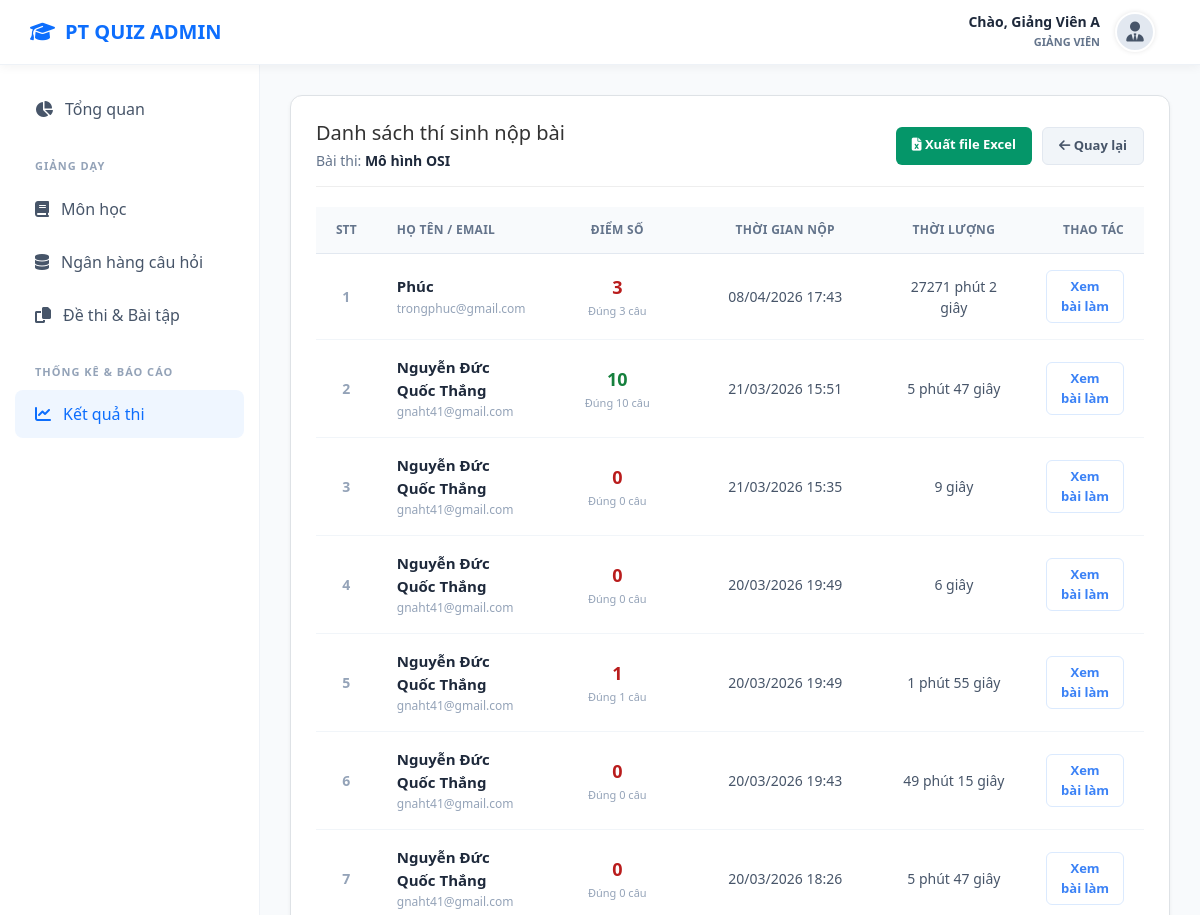
/index.php?act=ketqua-thi&id_baithi=37 (signed in, upper part), run on an earlier commit of the app's database.
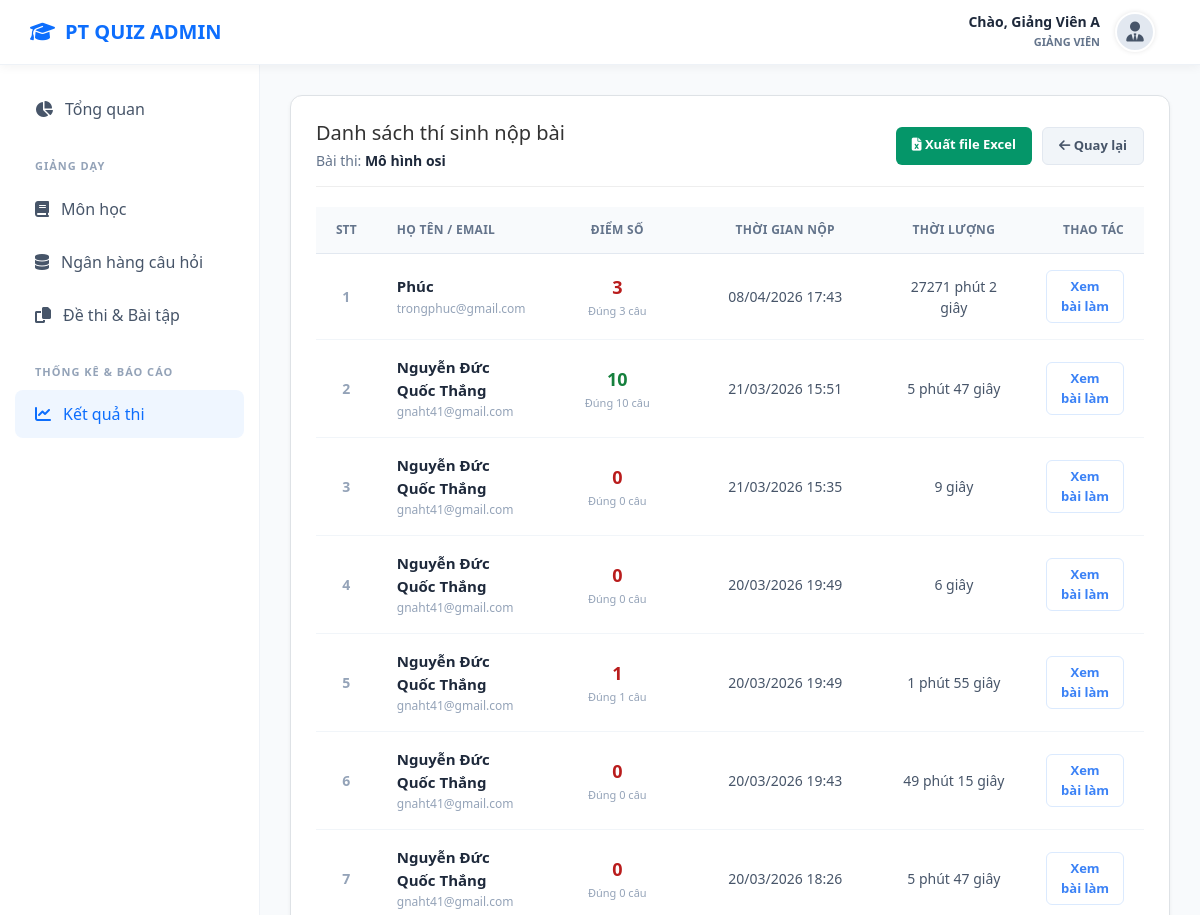
And on a later commit of the database.
### tables this page shows
CREATE TABLE `baithi` (
  `id_baithi` int(11) NOT NULL,
  `id_monhoc` int(11) DEFAULT NULL,
  `ten_baithi` varchar(255) DEFAULT NULL,
  `mieuta` text DEFAULT NULL,
  `tongcauhoi` int(11) DEFAULT NULL,
  `thoigianlam` int(11) DEFAULT NULL,
  `thoigianbatdau` datetime DEFAULT NULL,
  `thoigianketthuc` datetime DEFAULT NULL,
  `trangthai` varchar(50) DEFAULT NULL,
  `xao_tron` tinyint(1) NOT NULL DEFAULT 0,
  `hien_dapan` tinyint(1) DEFAULT 0,
  `ngaytao` datetime DEFAULT NULL
);

### controller/giangvien/ketqua.controller.php (called while the page is built, shortened)
<?php
require_once __DIR__ . "/../../model/giangvien/ketqua.model.php";
function ketqua_index() {
    $id_giangvien = $_SESSION['user']['id_nguoidung'] ?? 0;
    if (isset($_GET['id_baithi'])) {
        $id_baithi = (int)$_GET['id_baithi'];
        $submissions = get_exam_submissions($id_baithi);
        $conn = Database::connect();
        $stmt = $conn->prepare("SELECT ten_baithi FROM baithi WHERE id_baithi = ?");
        $stmt->bind_param("i", $id_baithi);
        $stmt->execute();
        $baithi = $stmt->get_result()->fetch_assoc();
        return [
            'id_baithi' => $id_baithi,
            'title' => "Kết quả: " . ($baithi['ten_baithi'] ?? '---'),
            'view' => "views/giangvien/ketqua/submissions.php",
            'data' => $submissions,
            'baithi' => $baithi
        ];
    }
    $list_baithi = get_exam_results_summary($id_giangvien);
    return [
        'title' => "Kết quả thi",
        'view' => "views/giangvien/ketqua/list.php",
        'data' => $list_baithi
    ];
}

### model/giangvien/ketqua.model.php (called while the page is built, shortened)
<?php
function get_exam_submissions($id_baithi) {
    $conn = Database::connect();
    $sql = "SELECT
                l.id_lanthi,
                l.id_nguoidung,
                n.ten as ten_thisinh,
                n.email as email_thisinh,
                l.diem,
                l.socaudung,
                l.thoigianbatdau,
                l.thoigiannop,
                TIMESTAMPDIFF(SECOND, l.thoigianbatdau, l.thoigiannop) as thoi_gian_lam_giay
            FROM lanthi l
            JOIN nguoidung n ON l.id_nguoidung = n.id_nguoidung
            WHERE l.id_baithi = ? AND l.trangthai = 'done'
            ORDER BY l.thoigiannop DESC";
    $stmt = $conn->prepare($sql);
    $stmt->bind_param("i", $id_baithi);
    $stmt->execute();
    $result = $stmt->get_result();
    $data = $result->fetch_all(MYSQLI_ASSOC);
    return $data;
}

### views/giangvien/ketqua/submissions.php (the view)
<div class="card" style="background: white; padding: 25px; border-radius: 12px; border: 1px solid #dee2e6; box-shadow: 0 2px 4px rgba(0,0,0,0.05);">
    <div style="display: flex; justify-content: space-between; align-items: center; margin-bottom: 20px; padding-bottom: 15px; border-bottom: 1px solid #eee;">
        <div>
            <h2 style="margin: 0; color: #333; font-size: 20px;">Danh sách thí sinh nộp bài</h2>
            <div style="margin-top: 5px; color: #64748b; font-size: 14px;">
                Bài thi: <strong style="color: #1e293b;"><?= htmlspecialchars($baithi['ten_baithi'] ?? '---') ?></strong>
            </div>
        </div>
        <div style="display:flex; gap:10px;">
            <a href="api/ketqua/export-excel?id_baithi=<?= $id_baithi ?>"
               style="background:#059669; color:white; padding:8px 16px; border-radius:6px; text-decoration:none; font-size:13px; font-weight:600; border:none;">
               <i class="fas fa-file-excel"></i> Xuất file Excel
            </a>
            <a href="index.php?act=ketqua-thi"
               style="background:#f1f5f9; color:#475569; padding:8px 16px; border-radius:6px; text-decoration:none; font-size:13px; font-weight:600; border:1px solid #e2e8f0;">
               <i class="fas fa-arrow-left"></i> Quay lại
            </a>
        </div>
    </div>
    <table style="width: 100%; border-collapse: collapse;">
        <thead>
            <tr style="background: #f8fafc; border-bottom: 1px solid #e2e8f0;">
                <th style="padding: 14px 20px; text-align: center; color:#64748b; font-size:12px; font-weight:600; text-transform:uppercase; width:60px;">STT</th>
                <th style="padding: 14px 20px; text-align: left; color:#64748b; font-size:12px; font-weight:600; text-transform:uppercase; letter-spacing:0.025em;">Họ tên / Email</th>
                <th style="padding: 14px 20px; text-align: center; color:#64748b; font-size:12px; font-weight:600; text-transform:uppercase; letter-spacing:0.025em; width:150px;">Điểm số</th>
                <th style="padding: 14px 20px; text-align: center; color:#64748b; font-size:12px; font-weight:600; text-transform:uppercase; letter-spacing:0.025em; width:200px;">Thời gian nộp</th>
                <th style="padding: 14px 20px; text-align: center; color:#64748b; font-size:12px; font-weight:600; text-transform:uppercase; letter-spacing:0.025em; width:150px;">Thời lượng</th>
                <th style="padding: 14px 20px; text-align: right; color:#64748b; font-size:12px; font-weight:600; text-transform:uppercase; letter-spacing:0.025em; width:120px;">Thao tác</th>
            </tr>
        </thead>
        <tbody>
            <?php if (empty($data)): ?>
                <tr>
                    <td colspan="6" style="text-align:center; padding:40px; color:#94a3b8;">Chưa có thí sinh nào nộp bài thi này.</td>
                </tr>
            <?php else: ?>
                <?php foreach ($data as $index => $sub): ?>
                    <tr style="border-bottom:1px solid #f1f5f9; cursor:pointer;"
                        onclick="window.location.href='index.php?act=ketqua-thi&id_lanthi=<?= $sub['id_lanthi'] ?>'"
                        onmouseover="this.style.background='#f8fafc'" onmouseout="this.style.background='white'">
                        <td style="padding:16px 20px; text-align:center; color:#94a3b8; font-size:14px; font-weight:600;"><?= $index + 1 ?></td>
                        <td style="padding:16px 20px;">
                            <div style="font-weight:700; color:#1e293b; font-size:15px;"><?= htmlspecialchars($sub['ten_thisinh']) ?></div>
                            <div style="font-size:12px; color:#94a3b8; margin-top:2px;"><?= htmlspecialchars($sub['email_thisinh']) ?></div>
                        </td>
                        <td style="padding:16px 20px; text-align:center;">
                            <?php
                                $color = '#1e293b';
                                if ($sub['diem'] >= 8) $color = '#15803d';
                                elseif ($sub['diem'] >= 5) $color = '#1d4ed8';
                                else $color = '#b91c1c';
                            ?>
                            <div style="font-size:18px; font-weight:800; color:<?= $color ?>;"><?= $sub['diem'] ?></div>
                            <div style="font-size:11px; color:#94a3b8; margin-top:2px;">Đúng <?= $sub['socaudung'] ?> câu</div>
                        </td>
                        <td style="padding:16px 20px; text-align:center; color:#475569; font-size:14px;">
                            <?= date('d/m/Y H:i', strtotime($sub['thoigiannop'])) ?>
                        </td>
                        <td style="padding:16px 20px; text-align:center; color:#475569; font-size:14px;">
                            <?php
                                $s = $sub['thoi_gian_lam_giay'];
                                if ($s < 60) echo $s . " giây";
                                else echo floor($s / 60) . " phút " . ($s % 60) . " giây";
                            ?>
                        </td>
                        <td style="padding:16px 20px; text-align:right;">
                            <button style="background:#fff; color:#3b82f6; border:1px solid #dbeafe; padding:6px 12px; border-radius:6px; cursor:pointer; font-size:13px; font-weight:600;">Xem bài làm</button>
                        </td>
                    </tr>
                <?php endforeach; ?>
            <?php endif; ?>
        </tbody>
    </table>
</div>

What changed in the data, as far as the page shows it:
changed baithi: ten_baithi "Mô hình OSI" → "Mô hình osi"
